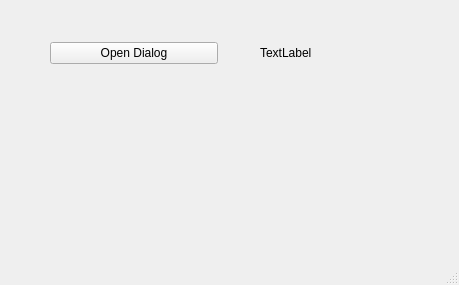
<?xml version="1.0" encoding="UTF-8"?>
<ui version="4.0">
 <class>MainForm</class>
 <widget class="QMainWindow" name="MainForm">
  <property name="geometry">
   <rect>
    <x>0</x>
    <y>0</y>
    <width>459</width>
    <height>285</height>
   </rect>
  </property>
  <property name="windowTitle">
   <string>MainForm</string>
  </property>
  <widget class="QWidget" name="centralwidget">
   <widget class="QLabel" name="label">
    <property name="geometry">
     <rect>
      <x>260</x>
      <y>40</y>
      <width>67</width>
      <height>25</height>
     </rect>
    </property>
    <property name="text">
     <string>TextLabel</string>
    </property>
   </widget>
   <widget class="QWidget" name="">
    <property name="geometry">
     <rect>
      <x>50</x>
      <y>40</y>
      <width>168</width>
      <height>27</height>
     </rect>
    </property>
    <layout class="QHBoxLayout" name="horizontalLayout">
     <item>
      <widget class="QPushButton" name="button">
       <property name="text">
        <string>Open Dialog</string>
       </property>
      </widget>
     </item>
    </layout>
   </widget>
  </widget>
  <widget class="QMenuBar" name="menubar">
   <property name="geometry">
    <rect>
     <x>0</x>
     <y>0</y>
     <width>459</width>
     <height>22</height>
    </rect>
   </property>
  </widget>
  <widget class="QStatusBar" name="statusbar"/>
 </widget>
 <resources/>
 <connections/>
</ui>
